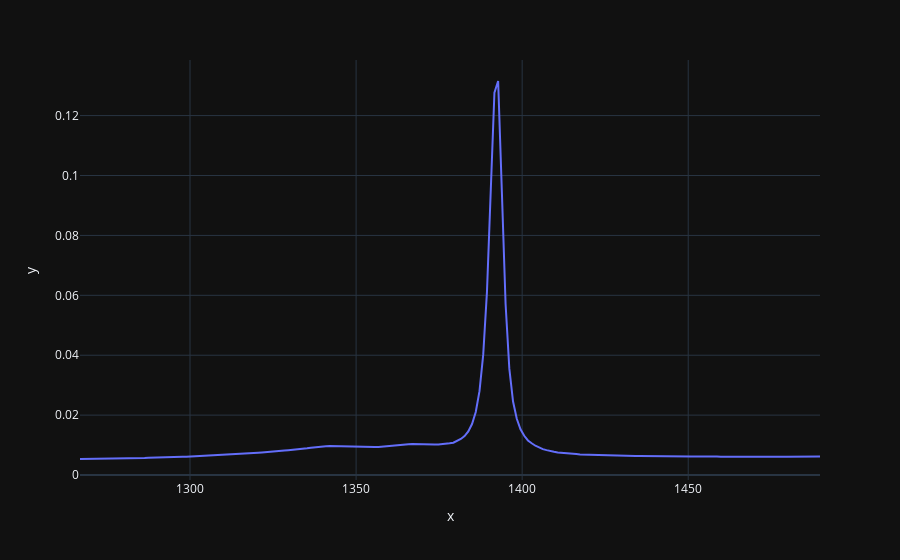
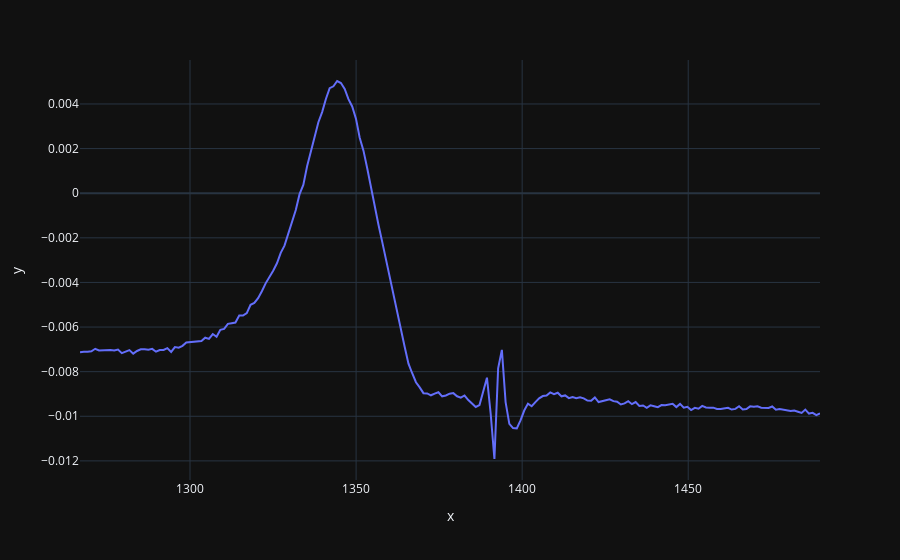
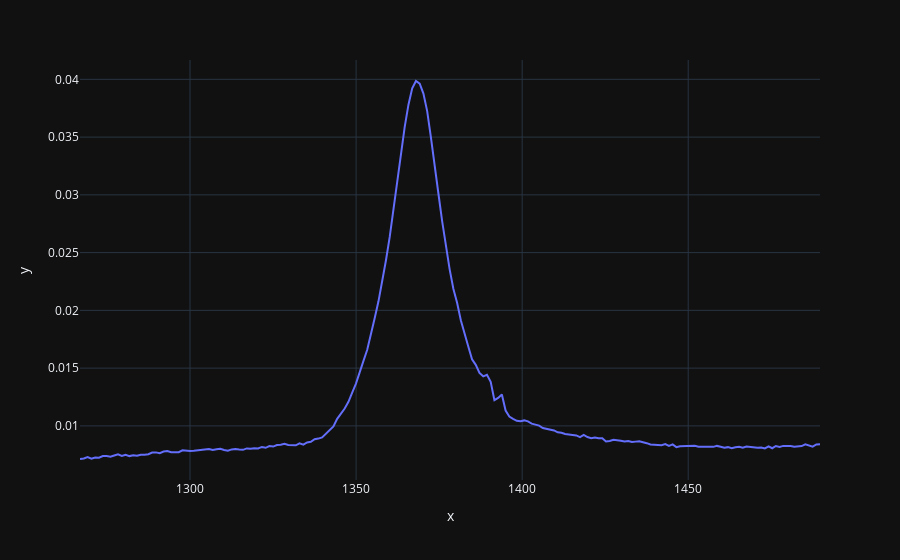
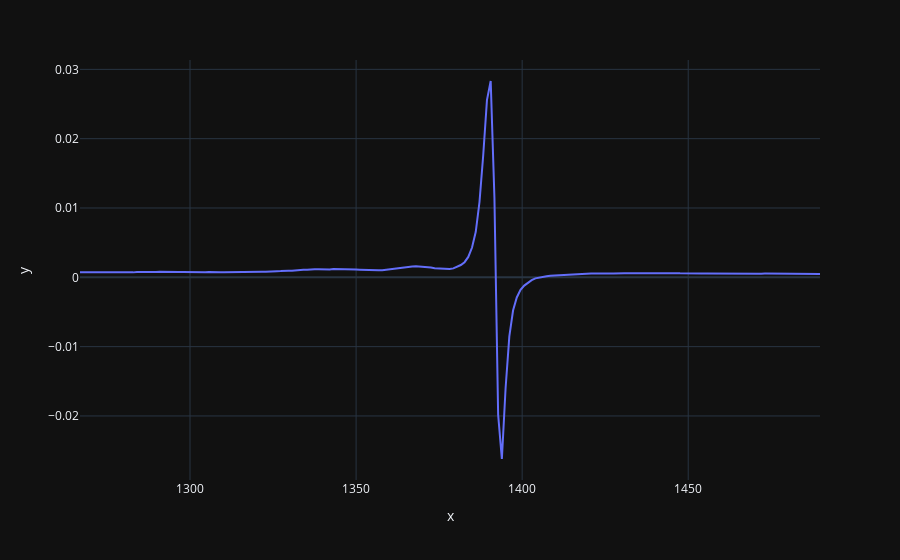

Notebook source saved alongside these figures, in order:
### Code cell
refit_matrix = np.array([
    [1, 0, 0, 0, 0, 0, 0],
    [-.0, 1, 0, -17/50 + .15, -.3, .25, 0],
    [.05, 0, 1, .1, -.34, 0, 0],
    [0, 0, 0, 1, 0, 0, 0],
    [0, 0, 0, 0, 1, 0, 0],
    [0, 0, 0, 0, 0, 1, 0],
    [0, 0, 0, 0, 0, 0, 1],
])

refit_matrix2 = np.array([
    [1, 0, 0, 0, 0, 0, 0],
    [0, 1, 0, 0, 0, 0, 0],
    [0, 0, 1, 0, 0, 0, 0],
    [0, 0, 0, 1, 0, 0, 0],
    [0, 0, 0, 0, 1, 0, 0],
    [0, -1.8, 0, 0, 0, 1, 0],
    [0, -2, 0, -.05, -.22, 0, 1],
])

tmp = np.dot(np.linalg.inv(t_matrix), np.dot(refit_matrix2.T, refit_matrix.T))

new_base_vectors = np.dot(map_a.base_vectors[:7].T, tmp).T
new_vectors = np.dot(tmp, map_a.vectors[:7])

px.line(x = map_a.raman_shift, y = new_base_vectors[0]).show()
# px.imshow(np.reshape(new_vectors[0], map_a.shape)).show()
px.line(x = map_a.raman_shift, y = new_base_vectors[1]).show()
# px.imshow(np.reshape(new_vectors[1], map_a.shape)).show()
px.line(x = map_a.raman_shift, y = new_base_vectors[2]).show()
# px.imshow(np.reshape(new_vectors[2], map_a.shape)).show()
px.line(x = map_a.raman_shift, y = new_base_vectors[3]).show()
# px.imshow(np.reshape(new_vectors[3], map_a.shape)).show()
px.line(x = map_a.raman_shift, y = new_base_vectors[4]).show()
# px.imshow(np.reshape(new_vectors[4], map_a.shape)).show()
px.line(x = map_a.raman_shift, y = new_base_vectors[5]).show()
px.imshow(np.reshape(new_vectors[5], map_a.shape)).show()
px.line(x = map_a.raman_shift, y = new_base_vectors[6]).show()
px.imshow(np.reshape(new_vectors[6], map_a.shape)).show()

### Figure 1 — Plotly figure (JSON) as saved in the notebook; plotly's stock layout.template omitted (floating-point values rounded to 4 significant figures; data arrays with more than 128 entries replaced by an {"elided": "..."} marker saying what was removed)
{"data": [{"hovertemplate": "x=%{x}<br>y=%{y}<extra></extra>", "legendgroup": "", "line": {"color": "#636efa", "dash": "solid"}, "marker": {"symbol": "circle"}, "mode": "lines", "name": "", "orientation": "v", "showlegend": false, "x": {"elided": "199 float values"}, "xaxis": "x", "y": {"elided": "199 float values"}, "yaxis": "y", "type": "scatter"}], "layout": {"xaxis": {"anchor": "y", "domain": [0.0, 1.0], "title": {"text": "x"}}, "yaxis": {"anchor": "x", "domain": [0.0, 1.0], "title": {"text": "y"}}, "legend": {"tracegroupgap": 0}, "margin": {"t": 60}}}

### Figure 2 — Plotly figure (JSON) as saved in the notebook; plotly's stock layout.template omitted (floating-point values rounded to 4 significant figures; data arrays with more than 128 entries replaced by an {"elided": "..."} marker saying what was removed)
{"data": [{"hovertemplate": "x=%{x}<br>y=%{y}<extra></extra>", "legendgroup": "", "line": {"color": "#636efa", "dash": "solid"}, "marker": {"symbol": "circle"}, "mode": "lines", "name": "", "orientation": "v", "showlegend": false, "x": {"elided": "199 float values"}, "xaxis": "x", "y": {"elided": "199 float values"}, "yaxis": "y", "type": "scatter"}], "layout": {"xaxis": {"anchor": "y", "domain": [0.0, 1.0], "title": {"text": "x"}}, "yaxis": {"anchor": "x", "domain": [0.0, 1.0], "title": {"text": "y"}}, "legend": {"tracegroupgap": 0}, "margin": {"t": 60}}}

### Figure 3 — Plotly figure (JSON) as saved in the notebook; plotly's stock layout.template omitted (floating-point values rounded to 4 significant figures; data arrays with more than 128 entries replaced by an {"elided": "..."} marker saying what was removed)
{"data": [{"hovertemplate": "x=%{x}<br>y=%{y}<extra></extra>", "legendgroup": "", "line": {"color": "#636efa", "dash": "solid"}, "marker": {"symbol": "circle"}, "mode": "lines", "name": "", "orientation": "v", "showlegend": false, "x": {"elided": "199 float values"}, "xaxis": "x", "y": {"elided": "199 float values"}, "yaxis": "y", "type": "scatter"}], "layout": {"xaxis": {"anchor": "y", "domain": [0.0, 1.0], "title": {"text": "x"}}, "yaxis": {"anchor": "x", "domain": [0.0, 1.0], "title": {"text": "y"}}, "legend": {"tracegroupgap": 0}, "margin": {"t": 60}}}

### Figure 4 — Plotly figure (JSON) as saved in the notebook; plotly's stock layout.template omitted (floating-point values rounded to 4 significant figures; data arrays with more than 128 entries replaced by an {"elided": "..."} marker saying what was removed)
{"data": [{"hovertemplate": "x=%{x}<br>y=%{y}<extra></extra>", "legendgroup": "", "line": {"color": "#636efa", "dash": "solid"}, "marker": {"symbol": "circle"}, "mode": "lines", "name": "", "orientation": "v", "showlegend": false, "x": {"elided": "199 float values"}, "xaxis": "x", "y": {"elided": "199 float values"}, "yaxis": "y", "type": "scatter"}], "layout": {"xaxis": {"anchor": "y", "domain": [0.0, 1.0], "title": {"text": "x"}}, "yaxis": {"anchor": "x", "domain": [0.0, 1.0], "title": {"text": "y"}}, "legend": {"tracegroupgap": 0}, "margin": {"t": 60}}}
